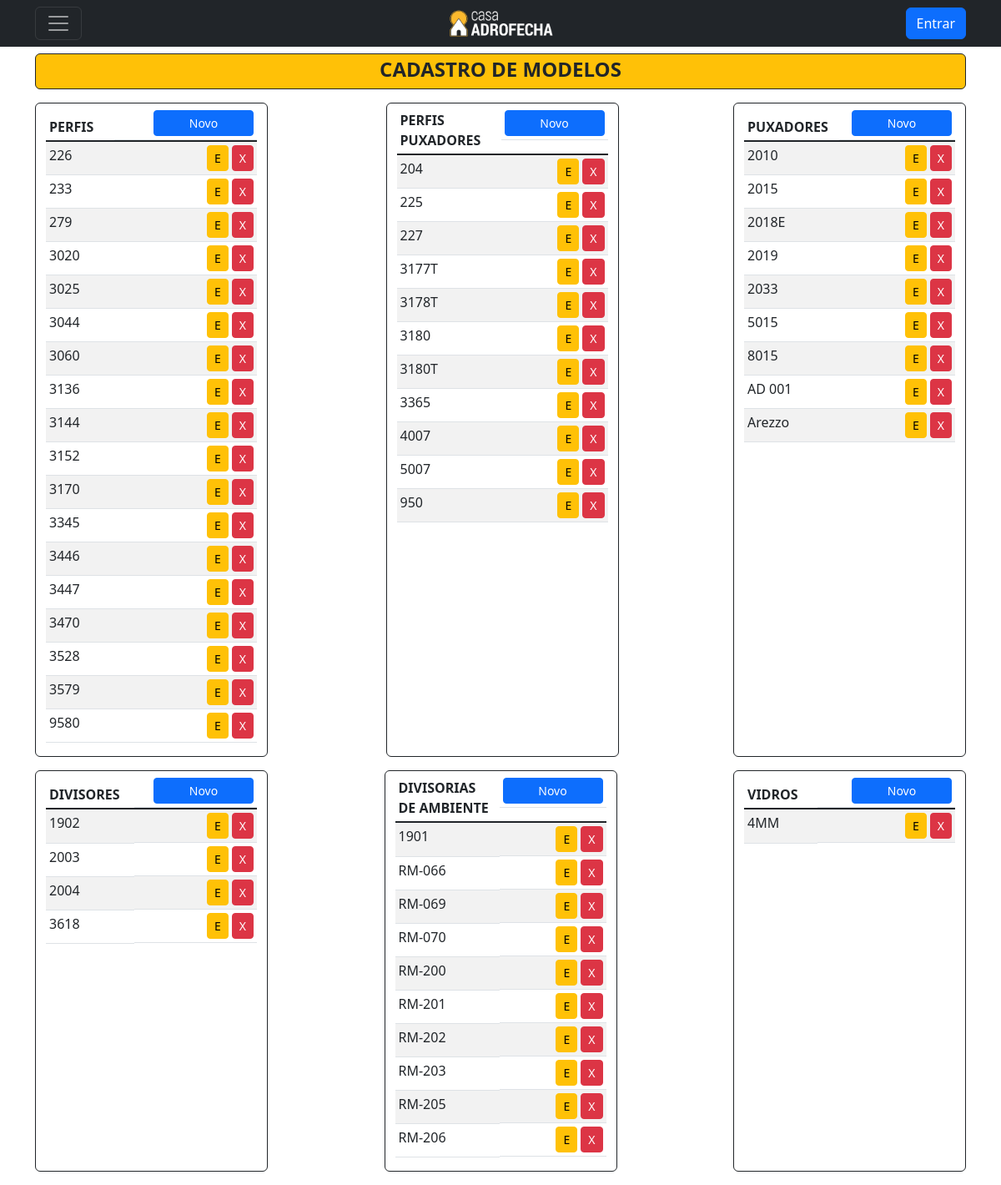
The page /listar/modelos/ on the database as committed earlier.
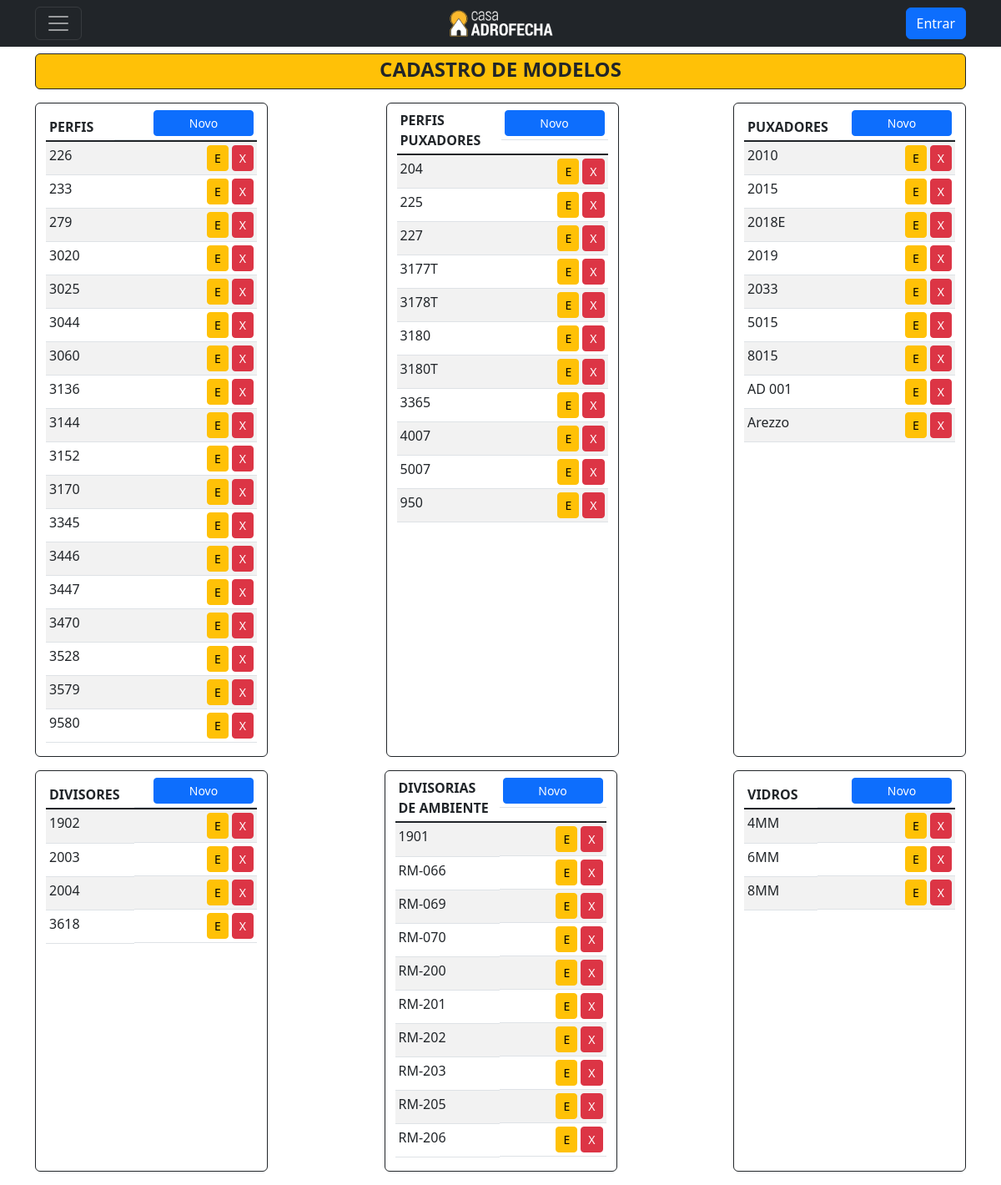
The same page on the database as committed later.
### cadastros/models.py (models this page shows)
class ModeloPerfil(models.Model):
    modelo = models.CharField(max_length=10, unique=True)
    class Meta:
        verbose_name = 'Modelo Perfil'
        verbose_name_plural = 'Modelo Perfis'
        ordering = ["modelo"]
    def __str__(self):
        return self.modelo

class ModeloPerfilPuxador(models.Model):
    modelo = models.CharField(max_length=10, unique=True)
    class Meta:
        verbose_name = 'Modelo Perfil Puxador'
        verbose_name_plural = 'Modelo Perfis Puxadores'
        ordering = ["modelo"]
    def __str__(self):
        return self.modelo

class ModeloPuxador(models.Model):
    modelo = models.CharField(max_length=10, unique=True)
    class Meta:
        verbose_name = 'Modelo Puxador'
        verbose_name_plural = 'Modelo Puxadores'
        ordering = ["modelo"]
    def __str__(self):
        return self.modelo

class ModeloDivisor(models.Model):
    modelo = models.CharField(max_length=10, unique=True)
    class Meta:
        verbose_name = 'Modelo Divisor'
        verbose_name_plural = 'Modelo Divisores'
        ordering = ["modelo"]
    def __str__(self):
        return self.modelo

class ModeloDivisoriaAmbiente(models.Model):
    modelo = models.CharField(max_length=10, unique=True)
    class Meta:
        verbose_name = 'Modelo Divisoria Ambiente'
        verbose_name_plural = 'Modelos Divisorias Ambiente'
        ordering = ["modelo"]
    def __str__(self):
        return self.modelo

class ModeloVidro(models.Model):
    modelo = models.CharField(max_length=10, unique=True)
    class Meta:
        verbose_name = 'Modelo Vidro'
        verbose_name_plural = 'Modelos Vidros'
        ordering = ["modelo"]
    def __str__(self):
        return self.modelo

### cadastros/views.py (the view)
# urls.py: path('listar/modelos/', Modelos, name='listar-modelos'),
def Modelos (request):
    modeloperfil = ModeloPerfil.objects.all()
    modeloperfilpuxador = ModeloPerfilPuxador.objects.all()
    modelopuxador = ModeloPuxador.objects.all()
    modelodivisor = ModeloDivisor.objects.all()
    modelodivisoriaambiente = ModeloDivisoriaAmbiente.objects.all()
    modelovidro = ModeloVidro.objects.all()
    return render(request, 'cadastros/listas/modelos.html', {'modeloperfil': modeloperfil,
                                                             'modeloperfilpuxador': modeloperfilpuxador,
                                                             'modelopuxador': modelopuxador,
                                                             'modelodivisor': modelodivisor,
                                                             'modelodivisoriaambiente': modelodivisoriaambiente,
                                                             'modelovidro': modelovidro})

### cadastros/templates/cadastros/listas/modelos.html (shortened to what the changed rows need)
{% extends 'base.html' %}
{% block content %}
<div class="container mt-3">
  <div class="d-flex justify-content-between row">
      <div class="me-1 border-dark rounded border mb-3 col-3">
          <table class="mt-1 table table-sm table-striped">
            <thead>
              <tr>
                <th>PERFIS</th>
                <th class="d-flex justify-content-end"><a href="{% url 'cadastrar-modelo-perfil' %}" style="width: 120px;" class="btn btn-primary bg-primary btn-sm">Novo</a></th>
              </tr>
            </thead>
            <tbody class="table-group-divider">
                {% for perfil in modeloperfil|dictsort:"modelo" %}
                <tr>
                    <td>{{ perfil }}</td>
                    <td class="d-flex justify-content-end">
                        <a href="{% url 'editar-modelo-perfil' perfil.pk %}" class="me-1 btn btn-warning btn-sm" title="Editar">E</a>
                        <a href="{% url 'excluir-modelo-perfil' perfil.pk %}" class="btn btn-danger btn-sm" title="Excluir">X</a>
                    </td>
                </tr>
                {% empty %}
                    <tr>
                        <td colspan="3">Nenhum modelo de perfil cadastrado</td>
                    </tr>
                {% endfor %}
            </tbody>
          </table>
      </div>
      <div class="border-dark rounded border mb-3 col-3">
          <table class="mt-1 table table-sm table-striped">
            <thead>
              <tr>
                <th>PERFIS PUXADORES</th>
                <th class="d-flex justify-content-end"><a href="{% url 'cadastrar-modelo-perfilpuxador' %}" style="width: 120px;" class="btn btn-primary bg-primary btn-sm">Novo</a></th>
              </tr>
            </thead>
            <tbody class="table-group-divider ">
                {% for perfilpuxador in modeloperfilpuxador|dictsort:"modelo" %}
                <tr>
                    <td>{{ perfilpuxador }}</td>
                    <td class="d-flex justify-content-end">
                        <a href="{% url 'editar-modelo-perfilpuxador' perfilpuxador.pk %}" class="me-1 btn btn-warning btn-sm" title="Editar">E</a>
                        <a href="{% url 'excluir-modelo-perfilpuxador' perfilpuxador.pk %}" class="btn btn-danger btn-sm" title="Excluir">X</a>
                    </td>
                </tr>
                {% empty %}
                    <tr>
                        <td colspan="3">Nenhum modelo de perfil puxador cadastrado</td>
                    </tr>
                {% endfor %}
            </tbody>
          </table>
    </div>
      <div class="border-dark rounded border mb-3 col-3">
          <table class="mt-1 table table-sm table-striped">
            <thead>
              <tr>
                <th>PUXADORES</th>
                <th class="d-flex justify-content-end"><a href="{% url 'cadastrar-modelo-puxador' %}" style="width: 120px;" class="btn btn-primary bg-primary btn-sm">Novo</a></th>
              </tr>
            </thead>
            <tbody class="table-group-divider ">
                {% for puxador in modelopuxador|dictsort:"modelo" %}
                <tr>
                    <td>{{ puxador }}</td>
                    <td class="d-flex justify-content-end">
                        <a href="{% url 'editar-modelo-puxador' puxador.pk %}" class="me-1 btn btn-warning btn-sm" title="Editar">E</a>
                        <a href="{% url 'excluir-modelo-puxador' puxador.pk %}" class="btn btn-danger btn-sm" title="Excluir">X</a>
                    </td>
                </tr>
                {% empty %}
                    <tr>
                        <td colspan="3">Nenhum modelo de puxador cadastrado</td>
                    </tr>
                {% endfor %}
            </tbody>
          </table>
    </div>
      <div class="border-dark rounded border mb-3 col-3">
          <table class="mt-1 table table-sm table-striped">
            <thead>
              <tr>
                <th>DIVISORES</th>
                <th class="d-flex justify-content-end"><a href="{% url 'cadastrar-modelo-divisor' %}" style="width: 120px;" class="btn btn-primary bg-primary btn-sm">Novo</a></th>
              </tr>
            </thead>
            <tbody class="table-group-divider ">
                {% for divisor in modelodivisor|dictsort:"modelo" %}
                <tr>
                    <td>{{ divisor }}</td>
                    <td class="d-flex justify-content-end">
                        <a href="{% url 'editar-modelo-divisor' divisor.pk %}" class="me-1 btn btn-warning btn-sm" title="Editar">E</a>
                        <a href="{% url 'excluir-modelo-divisor' divisor.pk %}" class="btn btn-danger btn-sm" title="Excluir">X</a>
                    </td>
                </tr>
                {% empty %}
                    <tr>
                        <td colspan="3">Nenhum modelo de divisor cadastrado</td>
                    </tr>
                {% endfor %}
            </tbody>
          </table>
    </div>
      <div class="border-dark rounded border mb-3 col-3">
          <table class="mt-1 table table-sm table-striped">
            <thead>
              <tr>
                <th>DIVISORIAS DE AMBIENTE</th>
                <th class="d-flex justify-content-end"><a href="{% url 'cadastrar-modelo-divisoriaambiente' %}" style="width: 120px;" class="btn btn-primary bg-primary btn-sm">Novo</a></th>
              </tr>
            </thead>
            <tbody class="table-group-divider ">
                {% for divisoriaambiente in modelodivisoriaambiente|dictsort:"modelo" %}
                <tr>
                    <td>{{ divisoriaambiente }}</td>
                    <td class="d-flex justify-content-end">
                        <a href="{% url 'editar-modelo-divisoriaambiente' divisoriaambiente.pk %}" class="me-1 btn btn-warning btn-sm" title="Editar">E</a>
                        <a href="{% url 'excluir-modelo-divisoriaambiente' divisoriaambiente.pk %}" class="btn btn-danger btn-sm" title="Excluir">X</a>
                    </td>
                </tr>
                {% empty %}
                    <tr>
                        <td colspan="3">Nenhum modelo de divisoria de ambiente cadastrado</td>
                    </tr>
                {% endfor %}
            </tbody>
          </table>
    </div>
      <div class="border-dark rounded border mb-3 col-3">
          <table class="mt-1 table table-sm table-striped">
            <thead>
              <tr>
                <th>VIDROS</th>
                <th class="d-flex justify-content-end"><a href="{% url 'cadastrar-modelo-vidro' %}" style="width: 120px;" class="btn btn-primary bg-primary btn-sm">Novo</a></th>
              </tr>
            </thead>
            <tbody class="table-group-divider ">
                {% for vidro in modelovidro|dictsort:"modelo" %}
                <tr>
                    <td>{{ vidro }}</td>
                    <td class="d-flex justify-content-end">
                        <a href="{% url 'editar-modelo-vidro' vidro.pk %}" class="me-1 btn btn-warning btn-sm" title="Editar">E</a>
                        <a href="{% url 'excluir-modelo-vidro' vidro.pk %}" class="btn btn-danger btn-sm" title="Excluir">X</a>
                    </td>
                </tr>
                {% empty %}
                    <tr>
                        <td colspan="3">Nenhum modelo de vidro cadastrado</td>
                    </tr>
                {% endfor %}
            </tbody>
          </table>
    </div>
  </div>
</div>
{% endblock %}

Rows that differ between the two databases and show on the page:
added ModeloVidro: modelo "6MM"
added ModeloVidro: modelo "8MM"
